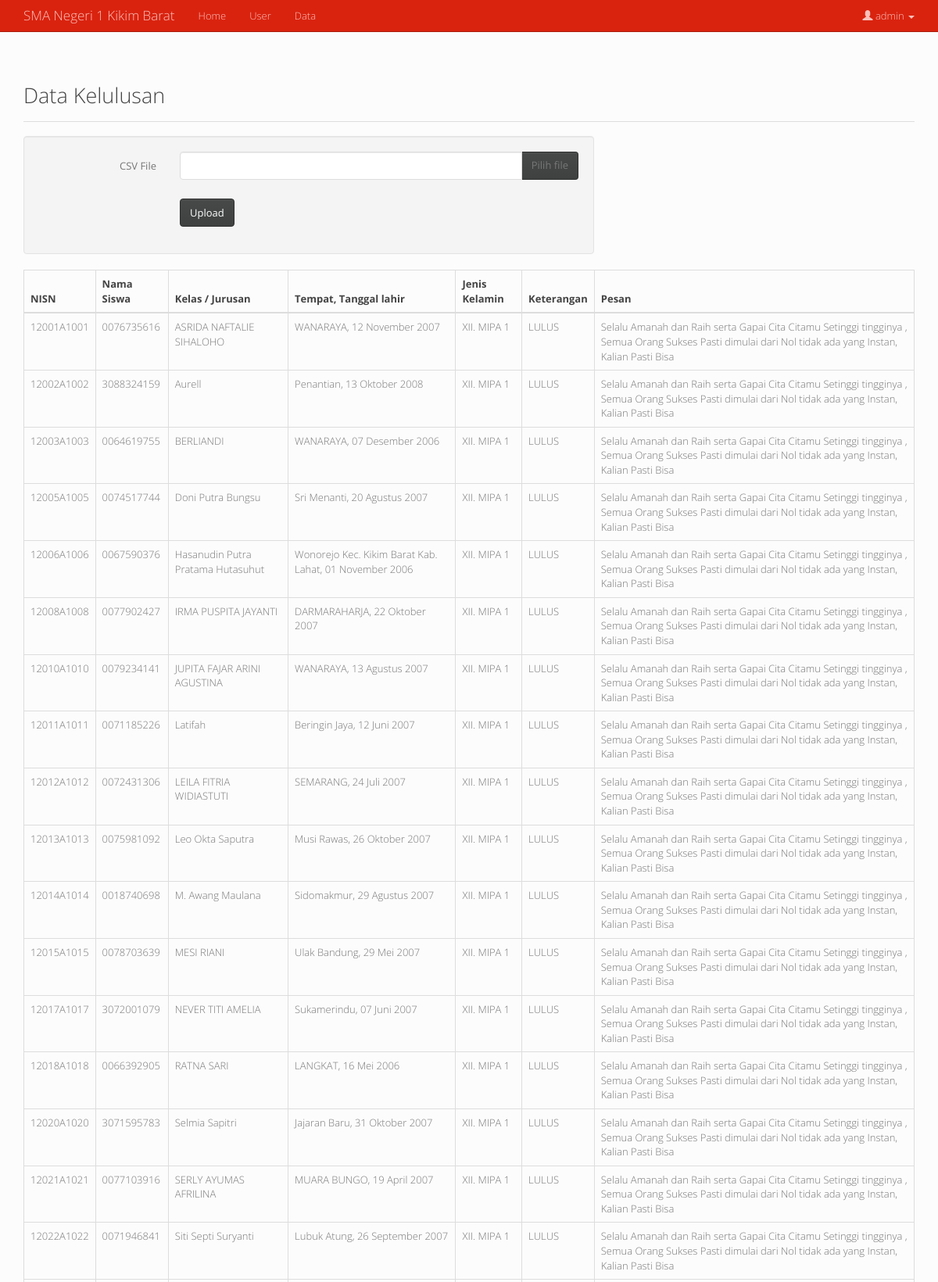
Screenshot of /admin/data.php (signed in, upper part) with the database file from the repository.
### tables this page shows
CREATE TABLE `un_siswa` (
  `nisn` varchar(12) NOT NULL,
  `nama` varchar(50) NOT NULL,
  `kelas` varchar(50) NOT NULL,
  `ttl` varchar(225) NOT NULL,
  `jk` varchar(50) NOT NULL,
  `status` varchar(100) NOT NULL,
  `pesan` varchar(250) NOT NULL
);

### admin/data.php (the view, shortened to what this page needs)
<?php
if(isset($_SESSION['logged']) && !empty($_SESSION['logged'])){
include "../database.php";
include '_header.php';
?>
<div class="container">
	<h2>Data Kelulusan</h2><hr>
	<div class="row col-sm-8">
		<form class="form-horizontal well" method="post" action="dupload.php" enctype="multipart/form-data">
			<div class="form-group">
				<label for="importCsv" class="col-sm-3 control-label">CSV File</label>
				<div class="col-sm-9">
					<div class="fileinput fileinput-new input-group" data-provides="fileinput">
						<div class="form-control" data-trigger="fileinput">
						</div>
						<span class="input-group-addon btn btn-default btn-file">
							<span class="fileinput-new">Pilih file</span>
						</span>
					</div>
				</div>
			</div>
			<div class="form-group">
				<div class="col-sm-offset-3 col-sm-9">
					<button type="submit" name="submit" class="btn btn-default">Upload</button>
				</div>
			</div>
		</form>
	</div>
</div>
<div class="row">
	<div class="container">
		<table class="table table-bordered">
			<thead>
				<tr>
					<th>NISN</th>
					<th>Nama Siswa</th>
					<th>Kelas / Jurusan</th>
					<th>Tempat, Tanggal lahir</th>
					<th>Jenis Kelamin</th>
					<th>Keterangan</th>
					<th>Pesan</th>
				</tr>
			</thead>
			<tbody>
			<?php
			$qsiswa = mysqli_query($db_conn,"SELECT * FROM un_siswa");
			if(mysqli_num_rows($qsiswa) > 0){
				while($data = mysqli_fetch_array($qsiswa)){
					echo '<tr>';
					echo '<td>'.$data['nisn'].'</td>';
					echo '<td>'.$data['nama'].'</td>';
					echo '<td>'.$data['kelas'].'</td>';
					echo '<td>'.$data['ttl'].'</td>';
					echo '<td>'.$data['jk'].'</td>';
					echo '<td>'.$data['status'].'</td>';
					echo '<td>'.$data['pesan'].'</td>';
					echo '</tr>';
				}
			} else {
				echo '<tr><td colspan="8"><em>Belum ada data! Segera lakukan upload data.</em></td></tr>';
			}
			?>
			</tbody>
		</table>
	</div>
</div>
<?php
include '_footer.php';
} else {
	header('Location: ./login.php');
}
?>

### admin/_header.php (shortened to what this page needs)
<?php
if(isset($_SESSION['logged']) && !empty($_SESSION['logged'])){
?>
<!DOCTYPE html>
<html>
<head>
    <link href="../css/bootstrap.min.css" rel="stylesheet">
    <link href="../css/jasny-bootstrap.min.css" rel="stylesheet">
</head>
<body>
    <nav class="navbar navbar-inverse navbar-static-top">
        <div class="container">
            <div class="navbar-header">
              <a class="navbar-brand" href="./">SMA Negeri 1 Kikim Barat</a>
            </div>
            <div id="navbar" class="collapse navbar-collapse">
				<ul class="nav navbar-nav">
					<li><a href="./">Home</a></li>
					<li><a href="user.php">User</a></li>
					<li><a href="data.php">Data</a></li>
				</ul>
                <ul class="nav navbar-nav navbar-right">
                    <li class="dropdown">
                        <a href="#" class="dropdown-toggle" data-toggle="dropdown" role="button" aria-expanded="true">
                            <span class="glyphicon glyphicon-user" aria-hidden="true"></span> <?php echo $_SESSION['username']; ?> <span class="caret"></span>
                        </a>
                    </li>
                </ul>
            </div>
        </div>
    </nav>
<?php
} else {
	header('Location: ./login.php');
}
?>

### admin/_footer.php (shortened to what this page needs)
<?php
if(isset($_SESSION['logged']) && !empty($_SESSION['logged'])){
?>
</body>
</html>
<?php
} else {
	header('Location: ./login.php');
}
?>

### admin/_header.php (style rules this page uses)
html { position: relative; min-height: 100%; }
body { margin-bottom: 60px; }
body > .container { padding: 30px 15px 0; }

### rows the page displays
un_siswa: nisn "12001A1001", nama "0076735616", kelas "ASRIDA NAFTALIE SIHALOHO", ttl "WANARAYA, 12 November 2007", jk "XII. MIPA 1", status "LULUS", pesan "Selalu Amanah dan Raih serta Gapai Cita Citamu Setinggi tingginya , Semua Orang Sukses Pasti dimulai dari Nol tidak ada yang Instan, Kalian Pasti Bisa"
un_siswa: nisn "12002A1002", nama "3088324159", kelas "Aurell", ttl "Penantian, 13 Oktober 2008", jk "XII. MIPA 1", status "LULUS", pesan "Selalu Amanah dan Raih serta Gapai Cita Citamu Setinggi tingginya , Semua Orang Sukses Pasti dimulai dari Nol tidak ada yang Instan, Kalian Pasti Bisa"
un_siswa: nisn "12003A1003", nama "0064619755", kelas "BERLIANDI", ttl "WANARAYA, 07 Desember 2006", jk "XII. MIPA 1", status "LULUS", pesan "Selalu Amanah dan Raih serta Gapai Cita Citamu Setinggi tingginya , Semua Orang Sukses Pasti dimulai dari Nol tidak ada yang Instan, Kalian Pasti Bisa"
un_siswa: nisn "12005A1005", nama "0074517744", kelas "Doni Putra Bungsu", ttl "Sri Menanti, 20 Agustus 2007", jk "XII. MIPA 1", status "LULUS", pesan "Selalu Amanah dan Raih serta Gapai Cita Citamu Setinggi tingginya , Semua Orang Sukses Pasti dimulai dari Nol tidak ada yang Instan, Kalian Pasti Bisa"
un_siswa: nisn "12006A1006", nama "0067590376", kelas "Hasanudin Putra Pratama Hutasuhut", ttl "Wonorejo Kec. Kikim Barat Kab. Lahat, 01 November 2006", jk "XII. MIPA 1", status "LULUS", pesan "Selalu Amanah dan Raih serta Gapai Cita Citamu Setinggi tingginya , Semua Orang Sukses Pasti dimulai dari Nol tidak ada yang Instan, Kalian Pasti Bisa"
un_siswa: nisn "12008A1008", nama "0077902427", kelas "IRMA PUSPITA JAYANTI", ttl "DARMARAHARJA, 22 Oktober 2007", jk "XII. MIPA 1", status "LULUS", pesan "Selalu Amanah dan Raih serta Gapai Cita Citamu Setinggi tingginya , Semua Orang Sukses Pasti dimulai dari Nol tidak ada yang Instan, Kalian Pasti Bisa"
un_siswa: nisn "12010A1010", nama "0079234141", kelas "JUPITA FAJAR ARINI AGUSTINA", ttl "WANARAYA, 13 Agustus 2007", jk "XII. MIPA 1", status "LULUS", pesan "Selalu Amanah dan Raih serta Gapai Cita Citamu Setinggi tingginya , Semua Orang Sukses Pasti dimulai dari Nol tidak ada yang Instan, Kalian Pasti Bisa"
un_siswa: nisn "12011A1011", nama "0071185226", kelas "Latifah", ttl "Beringin Jaya, 12 Juni 2007", jk "XII. MIPA 1", status "LULUS", pesan "Selalu Amanah dan Raih serta Gapai Cita Citamu Setinggi tingginya , Semua Orang Sukses Pasti dimulai dari Nol tidak ada yang Instan, Kalian Pasti Bisa"
un_siswa: nisn "12012A1012", nama "0072431306", kelas "LEILA FITRIA WIDIASTUTI", ttl "SEMARANG, 24 Juli 2007", jk "XII. MIPA 1", status "LULUS", pesan "Selalu Amanah dan Raih serta Gapai Cita Citamu Setinggi tingginya , Semua Orang Sukses Pasti dimulai dari Nol tidak ada yang Instan, Kalian Pasti Bisa"
un_siswa: nisn "12013A1013", nama "0075981092", kelas "Leo Okta Saputra", ttl "Musi Rawas, 26 Oktober 2007", jk "XII. MIPA 1", status "LULUS", pesan "Selalu Amanah dan Raih serta Gapai Cita Citamu Setinggi tingginya , Semua Orang Sukses Pasti dimulai dari Nol tidak ada yang Instan, Kalian Pasti Bisa"
un_siswa: nisn "12014A1014", nama "0018740698", kelas "M. Awang Maulana", ttl "Sidomakmur, 29 Agustus 2007", jk "XII. MIPA 1", status "LULUS", pesan "Selalu Amanah dan Raih serta Gapai Cita Citamu Setinggi tingginya , Semua Orang Sukses Pasti dimulai dari Nol tidak ada yang Instan, Kalian Pasti Bisa"
un_siswa: nisn "12015A1015", nama "0078703639", kelas "MESI RIANI", ttl "Ulak Bandung, 29 Mei 2007", jk "XII. MIPA 1", status "LULUS", pesan "Selalu Amanah dan Raih serta Gapai Cita Citamu Setinggi tingginya , Semua Orang Sukses Pasti dimulai dari Nol tidak ada yang Instan, Kalian Pasti Bisa"
un_siswa: nisn "12017A1017", nama "3072001079", kelas "NEVER TITI AMELIA", ttl "Sukamerindu, 07 Juni 2007", jk "XII. MIPA 1", status "LULUS", pesan "Selalu Amanah dan Raih serta Gapai Cita Citamu Setinggi tingginya , Semua Orang Sukses Pasti dimulai dari Nol tidak ada yang Instan, Kalian Pasti Bisa"
un_siswa: nisn "12018A1018", nama "0066392905", kelas "RATNA SARI", ttl "LANGKAT, 16 Mei 2006", jk "XII. MIPA 1", status "LULUS", pesan "Selalu Amanah dan Raih serta Gapai Cita Citamu Setinggi tingginya , Semua Orang Sukses Pasti dimulai dari Nol tidak ada yang Instan, Kalian Pasti Bisa"
un_siswa: nisn "12020A1020", nama "3071595783", kelas "Selmia Sapitri", ttl "Jajaran Baru, 31 Oktober 2007", jk "XII. MIPA 1", status "LULUS", pesan "Selalu Amanah dan Raih serta Gapai Cita Citamu Setinggi tingginya , Semua Orang Sukses Pasti dimulai dari Nol tidak ada yang Instan, Kalian Pasti Bisa"
un_siswa: nisn "12021A1021", nama "0077103916", kelas "SERLY AYUMAS AFRILINA", ttl "MUARA BUNGO, 19 April 2007", jk "XII. MIPA 1", status "LULUS", pesan "Selalu Amanah dan Raih serta Gapai Cita Citamu Setinggi tingginya , Semua Orang Sukses Pasti dimulai dari Nol tidak ada yang Instan, Kalian Pasti Bisa"
un_siswa: nisn "12022A1022", nama "0071946841", kelas "Siti Septi Suryanti", ttl "Lubuk Atung, 26 September 2007", jk "XII. MIPA 1", status "LULUS", pesan "Selalu Amanah dan Raih serta Gapai Cita Citamu Setinggi tingginya , Semua Orang Sukses Pasti dimulai dari Nol tidak ada yang Instan, Kalian Pasti Bisa"

### other values shown
$_SESSION['username'] "admin"
